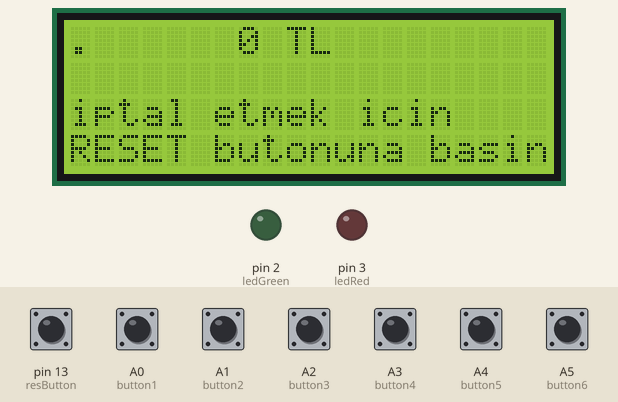
Bench run of a sketch on a simulated Arduino Uno, built with avr-gcc and run on an emulated ATmega328P. Parts: 20×4 character LCD, output pins drawn as LEDs (lit = HIGH). The inputs (shaded band) are chosen by the test bench; at power-on: A0 (button1), A1 (button2), A2 (button3), A3 (button4), A4 (button5), A5 (button6), pin 13 (resButton) LOW. What the sketch prints to the serial monitor is not drawn. At 3.4 s the program stops and its outputs stay as they are.

Above: at 1.2 s.
1.3 s: A5 (button6) pulled LOW for 0.15 s
At 2.6 s:
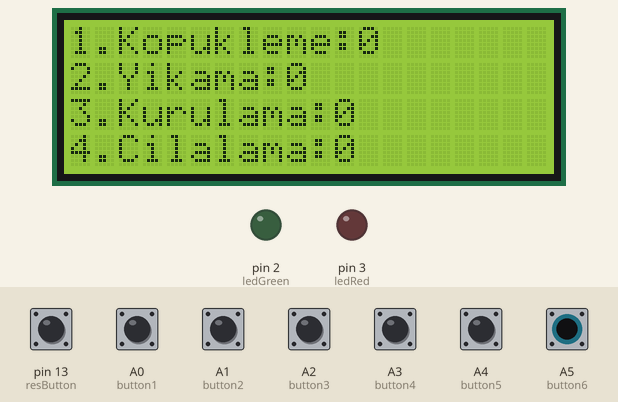
2.9 s: A5 (button6) pulled LOW for 1 s
At 3.01 s:
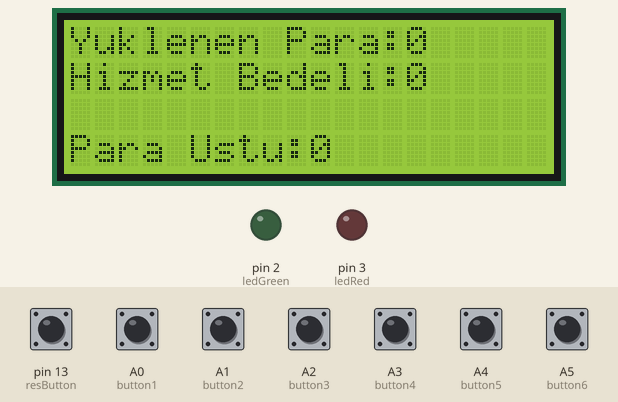
At 4.3 s:
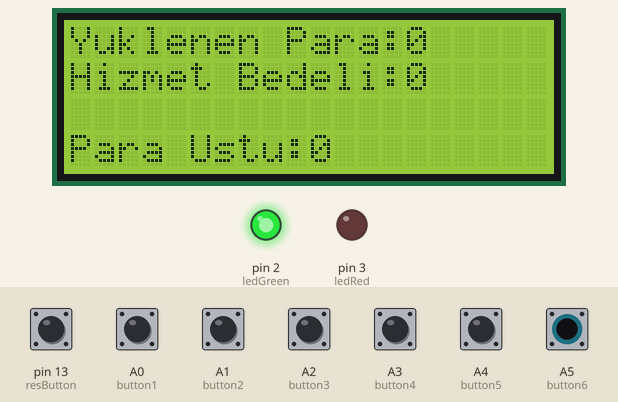
Timing chart, 0 to 4.9 s (numbered marks = the images above; inputs shaded):
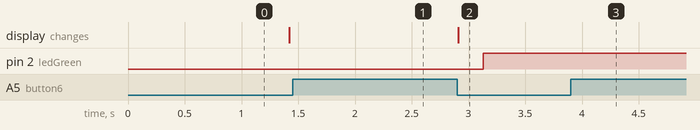

The sketch:

190201034-190201066.ino
```cpp
#include <LiquidCrystal.h>
#include <Pushbutton.h>

const int rs = 9, en = 8, d4 = 7, d5 = 6, d6 = 5, d7 = 4;
LiquidCrystal lcd(rs, en, d4, d5, d6, d7);
int button1 = A0, button2 = A1, button3 = A2, button4 = A3, button5 = A4, button6 = A5, resButton = 13;
int ledRed = 3, ledGreen = 2;
int ParaUstu = 0, sayB1 = 0, sayB2 = 0, sayB3 = 0, sayB4 = 0, sayB5 = 0, sayB6 = 0, para = 0, i = 0, rnd = 0, bedel = 0, kasaPara=0, a=1;
int TL5azalacak = 0, TL10azalacak = 0, TL20azalacak = 0, TL50azalacak = 0, TL100azalacak = 0;
int TL5mik = 20, TL10mik = 20, TL20mik = 10, TL50mik = 30, TL100mik = 5, kopukmik = 30, yikamamik = 50, kurumik = 100, cilamik = 20;
int tut5, tut10, tut20, tut50, tut100, tutKopukleme, tutYikama, tutKurulama, tutCilalama;

Pushbutton pbutton1(button1);
Pushbutton pbutton2(button2);
Pushbutton pbutton3(button3);
Pushbutton pbutton4(button4);
Pushbutton pbutton5(button5);
Pushbutton pbutton6(button6);
Pushbutton pResButton(resButton);

void setup() {
if (a==1){
  hold();
  a++;
}
  if (i == 0) {

    lcd.begin(20, 4);
    lcd.setCursor(7, 0);
    lcd.print(para);
    lcd.print(" TL");
    lcd.setCursor(0, 2);
    lcd.print("iptal etmek icin ");
    lcd.setCursor(0, 3);
    lcd.print("RESET butonuna basin.");
  }
  else if (i == 1){
    if(a==2){
  Serial.begin(9600);
  Serial.print("Random Sayi:");
  Serial.println(rnd);
  Serial.println();
  Serial.println("Hizmetler");
  Serial.print("  Kopukleme:");
  Serial.println(kopukmik+sayB1);
  Serial.print("  Yikama Miktari:");
  Serial.println(yikamamik+sayB2);
  Serial.print("  Kurulama Miktari:");
  Serial.println(kurumik+sayB3);
  Serial.print("  Cilalama Miktari:");
  Serial.println(cilamik+sayB4);
  Serial.println();a++;

  }

    lcd.begin(20, 4);
    lcd.setCursor(0, 0);
    lcd.print("1.Kopukleme:");
    lcd.print(sayB1);
    lcd.setCursor(0, 1);
    lcd.print("2.Yikama:");
    lcd.print(sayB2);
    lcd.setCursor(0, 2);
    lcd.print("3.Kurulama:");
    lcd.print(sayB3);
    lcd.setCursor(0, 3);
    lcd.print("4.Cilalama:");
    lcd.print(sayB4);
  }
  else if (i == -1)
  {
    lcd.clear();
    lcd.setCursor(0, 0);
    lcd.print("Para Takildi");
    lcd.setCursor(0, 1);
    lcd.print("RESET tusuna basin");
    Serial.begin(9600);
    Serial.print("Random Sayi:");
    Serial.println(rnd);
    Serial.println();
    Serial.println("Para Takildi");
    Serial.println("RESET tusuna basin");
  }
  else if (i == 2)
  {
    lcd.clear();
    lcd.setCursor(0, 0);
    lcd.print("Yuklenen Para:");
    lcd.print(para);
    bedel = sayB1 * 15 + sayB2 * 10 + sayB3 * 5 + sayB4 * 50;
    lcd.setCursor(0, 1);
    lcd.print("Hizmet Bedeli:");
    lcd.print(bedel);
    lcd.setCursor(0, 3);

    if (para >= bedel) {
      lcd.print("Para Ustu:");
      lcd.print(para - bedel);
      ParaUstu = para - bedel;

kasaPara=TL5mik*5+TL10mik*10+TL20mik*20+TL50mik*50+TL100mik*100;
kasaParaKont();

for(TL100azalacak;ParaUstu>=100 && TL100mik>0;TL100azalacak++){
  ParaUstu-=100;
  TL100mik--;
}
for(TL50azalacak;ParaUstu>=50 && TL50mik>0;TL50azalacak++){
  ParaUstu-=50;
  TL50mik--;
}
for(TL20azalacak;ParaUstu>=20 && TL20mik>0;TL20azalacak++){
  ParaUstu-=20;
  TL20mik--;
}
for(TL10azalacak;ParaUstu>=10 && TL10mik>0;TL10azalacak++){
  ParaUstu-=10;
  TL10mik--;
}
for(TL5azalacak;ParaUstu>=5 && TL5mik>0;TL5azalacak++){
  ParaUstu-=5;
  TL5mik--;
}
if(ParaUstu>0){
  Serial.begin(9600);
  Serial.println("Kasada Para Yoktur");
  Serial.println("Paraniz Iade Ediliyor...");
  Serial.println();
  Serial.println("Kasadaki Toplam Banknotlar:");
  Serial.print("   5lik:");
  Serial.println(TL5azalacak);
  Serial.print("   10luk:");
  Serial.println(TL10azalacak);
  Serial.print("   20lik:");
  Serial.println(TL20azalacak);
  Serial.print("   50lik:");
  Serial.println(TL50azalacak);
  Serial.print("   100luk:");
  Serial.println(TL100azalacak);
  Serial.println("Para Ustu Miktari:");
  Serial.print("   5lik:");
  Serial.println(TL5mik);
  Serial.print("   10luk:");
  Serial.println(TL10mik);
  Serial.print("   20lik:");
  Serial.println(TL20mik);
  Serial.print("   50lik:");
  Serial.println(TL50mik);
  Serial.print("   100luk:");
  Serial.println(TL100mik);
  i=3;
  setup();
}
if(i==2){
    yaz();}
    i++;
  } else if(bedel>para){
    lcd.clear();
      lcd.print("EksikParaMiktari:");
      lcd.print(bedel - para);
    }

  pinMode(button1, INPUT);
  pinMode(button2, INPUT);
  pinMode(button3, INPUT);
  pinMode(button4, INPUT);
  pinMode(button5, INPUT);
  pinMode(button6, INPUT);
  pinMode(resButton, INPUT);
  pinMode(ledRed, OUTPUT);
  pinMode(ledGreen, OUTPUT);

}else if(i==3){
    lcd.clear();
    lcd.setCursor(3, 0);
    lcd.print("Kasada Yeterli");
    lcd.setCursor(4, 1);
    lcd.print("Para Yoktur");
    lcd.setCursor(0, 3);
    lcd.print("RESET tusuna basin");
}
}
void loop() {

  {
    if (pbutton1.getSingleDebouncedPress()) {
      if (i == 1 && kopukmik>0) {
        kopukmik--;
        sayB1++;
        if(kopukmik<0){
          yetersizHizmet();
        }
      }
      if (i == 0) {
        para += 5;
        TL5mik++;
      }
      setup();
    }
    if (pbutton2.getSingleDebouncedPress()) {
      if (i == 1 && yikamamik>0) {
        yikamamik--;
        sayB2++;
        if(yikamamik<0){
          yetersizHizmet();
        }
      }
      if (i == 0) {
        para += 10;
        TL10mik++;
      }
      setup();
    }
    if (pbutton3.getSingleDebouncedPress()) {
      if (i == 1 && kurumik>0) {
        kurumik--;
        sayB3++;
        if(kurumik<0){
          yetersizHizmet();
        }
      }
      if (i == 0) {
        para += 20;
        TL20mik++;
      }
      setup();
    }
    if (pbutton4.getSingleDebouncedPress()) {
      if (i == 1 && cilamik>0) {
        cilamik--;
        sayB4++;
        if(cilamik<0){
          yetersizHizmet();
        }
      }
      if (i == 0) {
        para += 50;
        TL50mik++;
      }
      setup();
    }
    if (pbutton5.getSingleDebouncedPress()) {
      if (i == 0) {
        para += 100;
        TL100mik++;
      }
      setup();
    }
    if (pbutton6.getSingleDebouncedPress()) {
      if (i == 0) {
        rnd = millis() % 4 + 1;
      }
      i++;
      if (rnd != 2) {
        digitalWrite(ledRed, LOW);
        digitalWrite(ledGreen, HIGH);
      } else {
        digitalWrite(ledRed, HIGH);
        digitalWrite(ledGreen, LOW);
        i = -1;
      }
      setup();
    }
    if(pResButton.getSingleDebouncedPress()){
      reset();
    }
  }
}

void yaz() {
  Serial.begin(9600);
  Serial.println("Kalan Hizmetler");
  Serial.print("   Kopukleme:");
  Serial.println(kopukmik);
  Serial.print("   Yikama Miktari:");
  Serial.println(yikamamik);
  Serial.print("   Kurulama Miktari:");
  Serial.println(kurumik);
  Serial.print("   Cilalama Miktari:");
  Serial.println(cilamik);
  Serial.println();
  Serial.println("Kasadaki Toplam Banknotlar:");
  Serial.print("   5lik:");
  Serial.println(TL5mik);
  Serial.print("   10luk:");
  Serial.println(TL10mik);
  Serial.print("   20lik:");
  Serial.println(TL20mik);
  Serial.print("   50lik:");
  Serial.println(TL50mik);
  Serial.print("   100luk:");
  Serial.println(TL100mik);
  Serial.println("Para Ustu Miktari:");
  Serial.print("   5lik:");
  Serial.println(TL5azalacak);
  Serial.print("   10luk:");
  Serial.println(TL10azalacak);
  Serial.print("   20lik:");
  Serial.println(TL20azalacak);
  Serial.print("   50lik:");
  Serial.println(TL50azalacak);
  Serial.print("   100luk:");
  Serial.println(TL100azalacak);
}
void kasaParaKont(){
  if(ParaUstu>kasaPara){
      Serial.begin(9600);
      Serial.println("Kasada yeterli para yoktur");
      i=3;
      setup();
}
}
void reset(){
  Serial.begin(9600);
  Serial.write(12);
TL5mik=tut5;
TL10mik=tut10;
TL20mik=tut20;
TL50mik=tut50;
TL100mik=tut100;

TL5azalacak = 0;
TL10azalacak = 0;
TL20azalacak = 0;
TL50azalacak = 0;
TL100azalacak = 0;

kopukmik=tutKopukleme;
yikamamik=tutYikama;
kurumik=tutKurulama;
cilamik=tutCilalama;

sayB1=0;
sayB2=0;
sayB3=0;
sayB4=0;

ParaUstu=0;
para=0;
i=0;
digitalWrite(ledRed, LOW);
digitalWrite(ledGreen, LOW);
setup();
}
void yetersizHizmet(){
    lcd.clear();
    lcd.setCursor(0, 0);
    lcd.print("Yeterli Hizmet");
    lcd.setCursor(1, 1);
    lcd.print("Yoktur");
    lcd.setCursor(3, 3);
    lcd.print("RESET tusuna basin");

  Serial.begin(9600);
  Serial.println("Yeterli Hizmet Yoktur");
  Serial.println("Lutfen RESET tusuna basin");

}

void hold(){
tut5=TL5mik;
tut10=TL10mik;
tut20=TL20mik;
tut50=TL50mik;
tut100=TL100mik;

tutKopukleme=kopukmik;
tutYikama=yikamamik;
tutKurulama=kurumik;
tutCilalama=cilamik;
}
```

Measured:
- after the input at 1.3 s, the display: changes after 0.12 s (image 1)
- after the input at 2.9 s, pin 2 (ledGreen): LOW → HIGH after 0.23 s; the display: changes at once (image 2)
